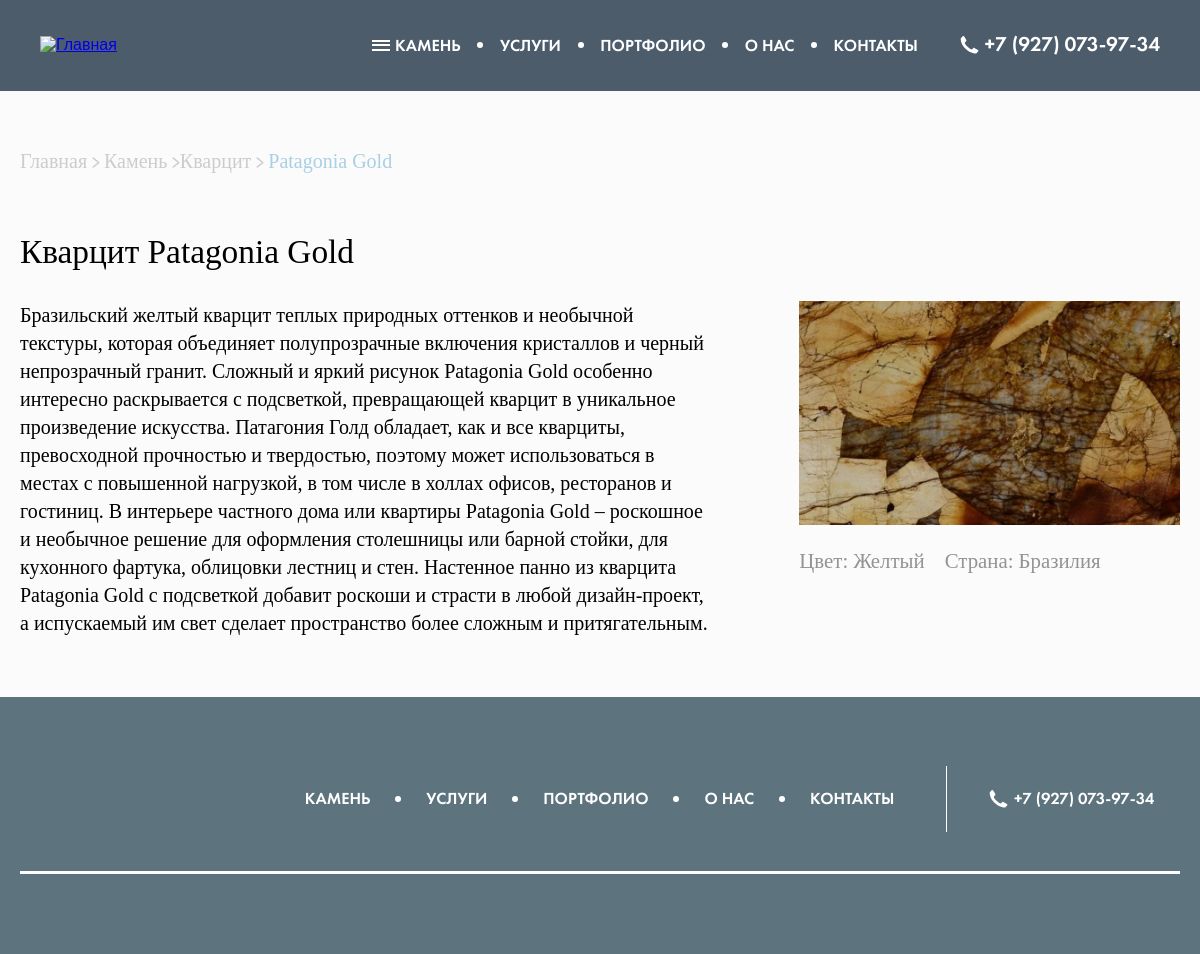
Page /каталог/камень/26 on the committed database.
### catalog/models.py (models this page shows, shortened)
class Product(models.Model):
    name = models.CharField(max_length=50, verbose_name='Наименование')
    category = models.ForeignKey(Category, verbose_name='Тип материала', on_delete=models.PROTECT)
    color = models.CharField(max_length=30, verbose_name='Цвет')
    country = models.CharField(max_length=50, verbose_name='Страна')
    description = models.TextField(verbose_name='Описание')
    image = models.ImageField(verbose_name='Изображение', upload_to=get_prod_image_path)
    slug = models.SlugField(verbose_name='URL', unique=True, blank=True, null=True)
    class Meta:
        db_table: str = 'product'
        verbose_name: str = 'Товар'
        verbose_name_plural = 'Товары'

class Category(models.Model):
    name = models.CharField(max_length=20, verbose_name='Категория')
    image = models.ImageField(verbose_name='Изображение', upload_to='categories/')
    class Meta:
        db_table: str = 'category'
        verbose_name: str = 'Категория'
        verbose_name_plural = 'Категории'

### catalog/views.py (called while the page is built)
    def get_object(self, queryset=None) -> Product:
        return get_object_or_404(Product, pk=self.kwargs['pk'])

    def get_context_data(self, **kwargs) -> Dict:
        context: Dict = super().get_context_data(**kwargs)
        object = self.get_object()
        context.update({
            'title': f'{object.category.name} {object.name} - Эстетика камня',
        })
        return context

### catalog/templates/catalog/product_detail.html (shortened to what this page needs)
{% extends 'main/base.html' %}
{% load static %}
{% block main %}
    <section class="stoun">
        <div class="stoun__container container">
            <div class="stoun__links-block">
                <a href="{% url 'main' %}" class="catalog-page__link reset-link">Главная</a>
                <svg class="catalog-page__link-arrow" width="11" height="15" viewBox="0 0 11 15" fill="none" xmlns="http://www.w3.org/2000/svg">
                    <path d="M1.74609 1.41705L9.28028 7.58341L1.71652 13.7144" stroke="#CCCCCC" stroke-width="2" stroke-linecap="round" stroke-linejoin="round"/>
                </svg>
                <a href="{% url 'catalog' %}" class="catalog-page__link reset-link">Камень</a>
                <svg class="catalog-page__link-arrow" width="11" height="15" viewBox="0 0 11 15" fill="none" xmlns="http://www.w3.org/2000/svg">
                    <path d="M1.74609 1.41705L9.28028 7.58341L1.71652 13.7144" stroke="#CCCCCC" stroke-width="2" stroke-linecap="round" stroke-linejoin="round"/>
                </svg><a href="{% url 'catalog' %}" class="catalog-page__link reset-link">{{ object.category.name }}</a>
                <svg class="catalog-page__link-arrow" width="11" height="15" viewBox="0 0 11 15" fill="none" xmlns="http://www.w3.org/2000/svg">
                    <path d="M1.74609 1.41705L9.28028 7.58341L1.71652 13.7144" stroke="#CCCCCC" stroke-width="2" stroke-linecap="round" stroke-linejoin="round"/>
                </svg>
                <span class="catalog-page__links-block-active">{{object.name}}</span>
            </div>
            <div class="stoun__card">
                <h2 class="stoun__card-title reset-text">{{object.category.name}} {{ object.name }}</h2>
                <div class="stoun__card-description-block">
                    <p class="stoun__card-description reset-text">
                        {{object.description}}
                    </p>
                    <div class="stoun__card-content">
                        <img src="{{object.image.url}}" alt="" class="stoun__card-img">
                        <div class="stoun__card-content-info">
                            <div class="stoun__card-content-info-item stoun-color-info">
                                <p class="stoun__card-content-info-item-label">Цвет:</p>
                                <p class="stoun__card-content-info-item-text">{{object.color}}</p>
                            </div>
                            <div class="stoun__card-content-info-item">
                                <p class="stoun__card-content-info-item-label">Страна:</p>
                                <p class="stoun__card-content-info-item-text">{{object.country}}</p>
                            </div>
                        </div>
                    </div>
                </div>
            </div>
        </div>
    </section>
{% endblock %}

### static_dev/base/css/base.css (style rules this page uses)
html { box-sizing: border-box; font-family: "Roboto-Light", sans-serif; background-color: #FBFBFB; }
body { margin: 0; min-height: 100vh; display: flex; flex-direction: column; }
*, *:before, *:after { box-sizing: inherit; }
.container { max-width: 1440px; margin: 0 auto; padding-inline: 20px; }
.reset-link { color: inherit; text-decoration: None; }
.reset-text { margin: 0; padding: 0; }
section { margin-bottom: 60px; }

### static_dev/main/css/main.css (style rules this page uses)
.catalog-page__link { font-size: 24px; font-family: "MontserratMedium"; font-weight: 100; color: #CCC; }
.catalog-page__links-block-active { font-size: 24px; font-family: "MontserratMedium"; font-weight: 100; color: #A8D0E4 }
.stoun { padding-top: 150px; }
.stoun__card-title { font-size: 40px; font-weight: 100; font-family: 'Montserrat-Regular'; margin-bottom: 30px; }
.stoun__links-block { margin-bottom: 60px; }
.stoun__card-description-block { display: flex; }
.stoun__card-description { line-height: 140%; width: 60%; font-size: 24px; font-weight: 100; font-family: 'Montserrat-Regular'; }
.stoun__card-content { width: 40%; padding-left: 100px; }
.stoun__card-img { width: 100%; }
.stoun__card-content-info { display: flex; }
.stoun__card-content-info-item { display: flex; }
.stoun-color-info { margin-right: 20px; }
.stoun__card-content-info-item-label { color: #939393; margin-right: 5px; font-size: 25px; font-family: 'Montserrat-Regular'; }
.stoun__card-content-info-item-text { color: #939393; font-size: 25px; font-family: 'Montserrat-Regular'; }

### static_dev/main/css/media.css (style rules this page uses)
@media (max-width: 1439px) { .catalog-page__link { font-size: calc(24 / 1440 * 100vw); } }
@media (max-width: 1439px) { .catalog-page__link-arrow { width: 8px; height: 11px; } }
@media (max-width: 1439px) { .catalog-page__links-block-active { font-size: calc(24 / 1440 * 100vw); } }
@media (max-width: 1439px) { .stoun__card-description { font-size: calc(24 / 1440 * 100vw); } }
@media (max-width: 1439px) { .stoun__card-content { padding-left: calc(100 / 1440 * 100vw); } }
@media (max-width: 1439px) { .stoun__card-title { font-size: calc(40 / 1440 * 100vw); } }
@media (max-width: 1439px) { .stoun__card-content-info-item-label { font-size: calc(25 / 1440 * 100vw); } }
@media (max-width: 1439px) { .stoun__card-content-info-item-text { font-size: calc(25 / 1440 * 100vw); } }

### rows in the picture
Product: category.name "Кварцит", name "Patagonia Gold", description "Бразильский желтый кварцит теплых природных оттенков и необычной текстуры, которая объединяет полупрозрачные включения кристаллов и черный непрозрачный гранит. Сложный и яркий рисунок Patagonia Gold особенно интересно раскрывается с подсветкой, превращающей кварцит в уникальное произведение искусства. Патагония Голд обладает, как и все кварциты, превосходной прочностью и твердостью, поэтому может использоваться в местах с повышенной нагрузкой, в том числе в холлах офисов, ресторанов и гостиниц. В интерьере частного дома или квартиры Patagonia Gold – роскошное и необычное решение для оформления столешницы или барной стойки, для кухонного фартука, облицовки лестниц и стен. Настенное панно из…", image (picture), color "Желтый", country "Бразилия"
